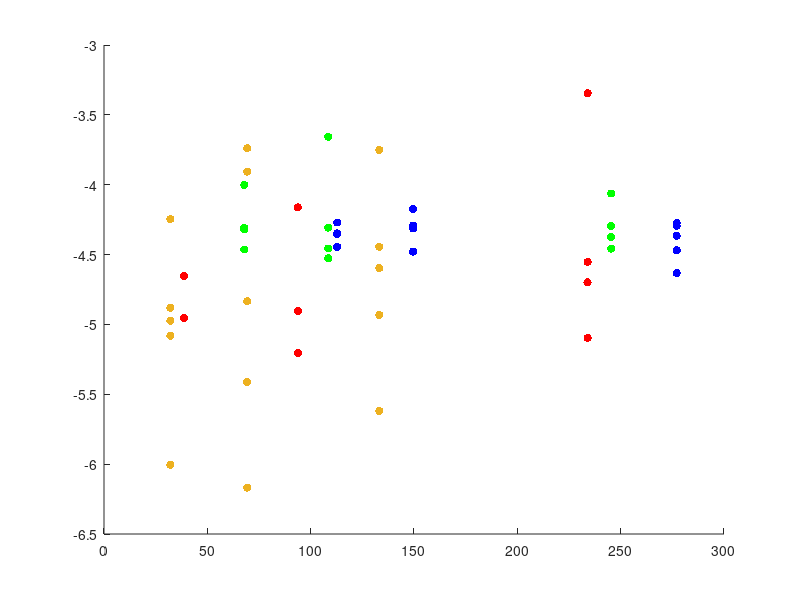

This chart was generated by the following MATLAB code: (Note: this script raises an error after producing the figure.)
hold on

xMin = 0;
xMax = 300;
% yMin = 0;
% yMax = 0.00008;
trueAns =  0.000054139945393358308464029462188075;
yMin = -20;
yMax = 0;
X = 1:xMax;

TwoLvlMCX = [38.75,38.75,38.75,38.75,38.75,...
    93.8438,93.8438,93.8438,93.8438,93.8438,...
    234,234,234,234,234,...
             ];
        
TwoLvlMCY = [0.000022222222222222222222222222222222, 0.000011111111111111111111111111111111, 0, 0.000011111111111111111111111111111111, 0,...
             0.0000125, 0.000068750000000000004141652298894627, 0, 0.0000062500000000000002995108501491206, 0.0000125,...
             0.00002, 0.000027999999999999999579980078379116, 0.00045199999999999998208724538706349, 0.0000079999999999999996379848946070901, 0,...
            ];
        
TwoLvlMCYMean = arrayfun(@(i) mean(TwoLvlMCY((5*i-4):(5*i))), 1:(length(TwoLvlMCY)/5));

OneLvlISX = [67.8594,67.8594,67.8594,67.8594,67.8594,...
    108.4531,108.4531,108.4531,108.4531,108.4531,...
    245.3438,245.3438,245.3438,245.3438,245.3438,...
            ];
        
OneLvlISY = [0.000099686020713883320590147085749066, 0, 0.00003439128773592819288259722632084, 0.000047968964763671402703158752611756, 0.000049186374778046995420634907025814,...
             0.00022052849341142871241079614907932, 0.000049333887472859486742014084592611, 0, 0.000029699899407451864222565185436054, 0.000034970272145013981616567394494766,...
             0.000042308729225865993712422247208238, 0.000086546240951963332140375873002824, 0, 0.000034905429608175231879271110946306, 0.000050604032302262751303895821353152,...
            ];

OneLvlISYMean = arrayfun(@(i) mean(OneLvlISY((5*i-4):(5*i))), 1:(length(OneLvlISY)/5));

TwoLvlISX = [112.7813,112.7813,112.7813,112.7813,112.7813,...
    149.5313,149.5313,149.5313,149.5313,149.5313,...
    277.125,277.125,277.125,277.125,277.125,...
            ];
        
TwoLvlISY = [0.000053625584493050600792818372042348, 0.000035967484419802281945307415034208, 0.000044830531824059545442911350887627, 0.000044791521642172537254113912075226, 0.000044532561213593683830270358869896,...
            0.000051042369407049549643456964886923, 0.000067310716026318522810754918506149, 0.000048603165541661117040814210632504, 0, 0.000033236150753846131625842547085981,...
            0.000050803290976903048661340867031555, 0.000033888768531491211496477211628786, 0.000053150678471348667103024004942924, 0.000023310981867006609884879209104724, 0.000043139679962010275804905334862127,...
         ];

TwoLvlISYMean = arrayfun(@(i) mean(TwoLvlISY((5*i-4):(5*i))), 1:(length(TwoLvlISY)/5));

OneLvlISEX = [32.1094,32.1094,32.1094,32.1094,32.1094,...
    69.2344,69.2344,69.2344,69.2344,69.2344,...
    133.1719,133.1719,133.1719,133.1719,133.1719,...
    ];
        
OneLvlISEY = [0.000013156534656854319636186401165645, 0.000010651979781824781460565498836246, 0.0000083183930563224180729578471904517, 0.00000099020364016452252630285518764097, 0.000056740538924812541031732909813101,...
    0.00012417641688620072951826367457784, 0.0000038737393319388779133879627258885, 0.0000006793049576382432266615299387702, 0.0001822434618106756750669644739915, 0.000014642077219400085439531856990047,...
    0.000011699571157462736696727376162208, 0.000035926558147347670561962129642808, 0.000002403796320298997081385755994476, 0.000025299824377010173947610133238229, 0.00017746349779169977908116484499601,...
            ];

OneLvlISEYMean = arrayfun(@(i) mean(OneLvlISEY((5*i-4):(5*i))), 1:(length(OneLvlISEY)/5));

% GISX = [57.1563,57.1563,57.1563,57.1563,57.1563,...
%     109.375,109.375,109.375,109.375,109.375,...
%     193.6094,193.6094,193.6094,193.6094,193.6094,...
%             ];
%         
% GISY = [0.0000018327270598933280088346656558351, 0.0000020344613176997529038053918321038, 0.0000050855058199007220135737412924914, 0.0000087254844457126714407776621462709, 0.0000016625529525296060625217005324306,...
%     0.0000023282207976392480940248941312376, 0.000010440929166053707375988110483966, 0.0000010290970635735489417347289509141, 0.000049212625591804375275225419406055, 0.0000061213062592815445343169024339236,...
%     0.000003031216894433804499479163593878, 0.0000025506765398022203638608504383534, 0.0000052041032773036560133100673908313, 0.0000023612800107403481567535860619067, 0.000034733787741953299705102709005189,...
%             ];
% 
% OneLvlISYMean = arrayfun(@(i) mean(GISY((5*i-4):(5*i))), 1:(length(GISY)/5));

s1 = scatter(TwoLvlMCX,log10(TwoLvlMCY),'r', 'filled');
s2 = scatter(OneLvlISX,log10(OneLvlISY),'g', 'filled');
s4 = scatter(OneLvlISEX,log10(OneLvlISEY),'black', 'filled');
s3 = scatter(TwoLvlISX,log10(TwoLvlISY),'b', 'filled');
% s5 = scatter(GISX,log(GISY),'y', 'filled');

r1 = refline(0,log10(trueAns));
r1.Color = 'r';
r1.LineStyle = '--';

% legend('2LvlMC','1LvlISZ','1LvlISE','2LvlIS','GlassermanIS','True Ans');
legend('2LvlMC','1LvlISZ','1LvlISE','2LvlIS','True Ans');
xlabel('Runtime (Seconds)');
ylabel('log(P(L > l))');
axis([xMin,xMax,yMin,yMax]);

hold off
